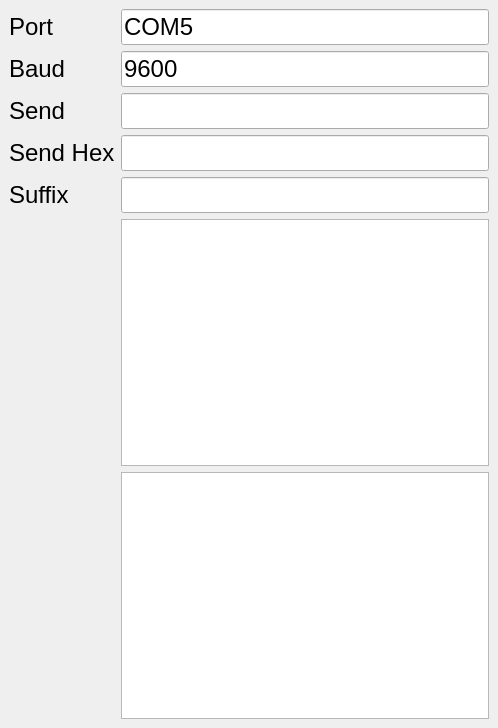
<?xml version="1.0" encoding="UTF-8"?>
<ui version="4.0">
 <class>MainWindow</class>
 <widget class="QMainWindow" name="MainWindow">
  <property name="geometry">
   <rect>
    <x>0</x>
    <y>0</y>
    <width>498</width>
    <height>728</height>
   </rect>
  </property>
  <property name="sizePolicy">
   <sizepolicy hsizetype="Maximum" vsizetype="Maximum">
    <horstretch>0</horstretch>
    <verstretch>0</verstretch>
   </sizepolicy>
  </property>
  <property name="minimumSize">
   <size>
    <width>0</width>
    <height>200</height>
   </size>
  </property>
  <property name="maximumSize">
   <size>
    <width>500</width>
    <height>9999</height>
   </size>
  </property>
  <property name="baseSize">
   <size>
    <width>100</width>
    <height>100</height>
   </size>
  </property>
  <property name="font">
   <font>
    <pointsize>12</pointsize>
   </font>
  </property>
  <property name="windowTitle">
   <string>1 MeV Timer UI</string>
  </property>
  <property name="windowIcon">
   <iconset>
    <normaloff>icon.png</normaloff>icon.png</iconset>
  </property>
  <widget class="QWidget" name="centralwidget">
   <property name="sizePolicy">
    <sizepolicy hsizetype="Maximum" vsizetype="Maximum">
     <horstretch>0</horstretch>
     <verstretch>0</verstretch>
    </sizepolicy>
   </property>
   <layout class="QVBoxLayout" name="verticalLayout">
    <item>
     <layout class="QGridLayout" name="gridLayout">
      <item row="0" column="0">
       <widget class="QLabel" name="label">
        <property name="font">
         <font>
          <pointsize>18</pointsize>
         </font>
        </property>
        <property name="text">
         <string>Port</string>
        </property>
       </widget>
      </item>
      <item row="0" column="1">
       <widget class="QLineEdit" name="lineEdit">
        <property name="font">
         <font>
          <pointsize>18</pointsize>
         </font>
        </property>
        <property name="text">
         <string>COM5</string>
        </property>
       </widget>
      </item>
      <item row="1" column="1">
       <widget class="QLineEdit" name="lineEdit_2">
        <property name="font">
         <font>
          <pointsize>18</pointsize>
         </font>
        </property>
        <property name="text">
         <string>9600</string>
        </property>
       </widget>
      </item>
      <item row="1" column="0">
       <widget class="QLabel" name="label_2">
        <property name="font">
         <font>
          <pointsize>18</pointsize>
         </font>
        </property>
        <property name="text">
         <string>Baud</string>
        </property>
       </widget>
      </item>
      <item row="3" column="1">
       <widget class="QLineEdit" name="lineEdit_4">
        <property name="font">
         <font>
          <pointsize>18</pointsize>
         </font>
        </property>
       </widget>
      </item>
      <item row="3" column="0">
       <widget class="QLabel" name="label_4">
        <property name="font">
         <font>
          <pointsize>18</pointsize>
         </font>
        </property>
        <property name="text">
         <string>Send Hex</string>
        </property>
       </widget>
      </item>
      <item row="2" column="1">
       <widget class="QLineEdit" name="lineEdit_3">
        <property name="font">
         <font>
          <pointsize>18</pointsize>
         </font>
        </property>
       </widget>
      </item>
      <item row="2" column="0">
       <widget class="QLabel" name="label_3">
        <property name="font">
         <font>
          <pointsize>18</pointsize>
         </font>
        </property>
        <property name="text">
         <string>Send</string>
        </property>
       </widget>
      </item>
      <item row="4" column="1">
       <widget class="QLineEdit" name="lineEdit_5">
        <property name="font">
         <font>
          <pointsize>18</pointsize>
         </font>
        </property>
       </widget>
      </item>
      <item row="4" column="0">
       <widget class="QLabel" name="label_5">
        <property name="font">
         <font>
          <pointsize>18</pointsize>
         </font>
        </property>
        <property name="text">
         <string>Suffix</string>
        </property>
       </widget>
      </item>
      <item row="5" column="1">
       <widget class="QPlainTextEdit" name="plainTextEdit">
        <property name="font">
         <font>
          <pointsize>18</pointsize>
         </font>
        </property>
       </widget>
      </item>
      <item row="6" column="1">
       <widget class="QPlainTextEdit" name="plainTextEdit_2">
        <property name="font">
         <font>
          <pointsize>18</pointsize>
         </font>
        </property>
       </widget>
      </item>
     </layout>
    </item>
   </layout>
  </widget>
 </widget>
 <resources/>
 <connections/>
 <designerdata>
  <property name="gridDeltaX">
   <number>10</number>
  </property>
  <property name="gridDeltaY">
   <number>10</number>
  </property>
  <property name="gridSnapX">
   <bool>true</bool>
  </property>
  <property name="gridSnapY">
   <bool>true</bool>
  </property>
  <property name="gridVisible">
   <bool>true</bool>
  </property>
 </designerdata>
</ui>
